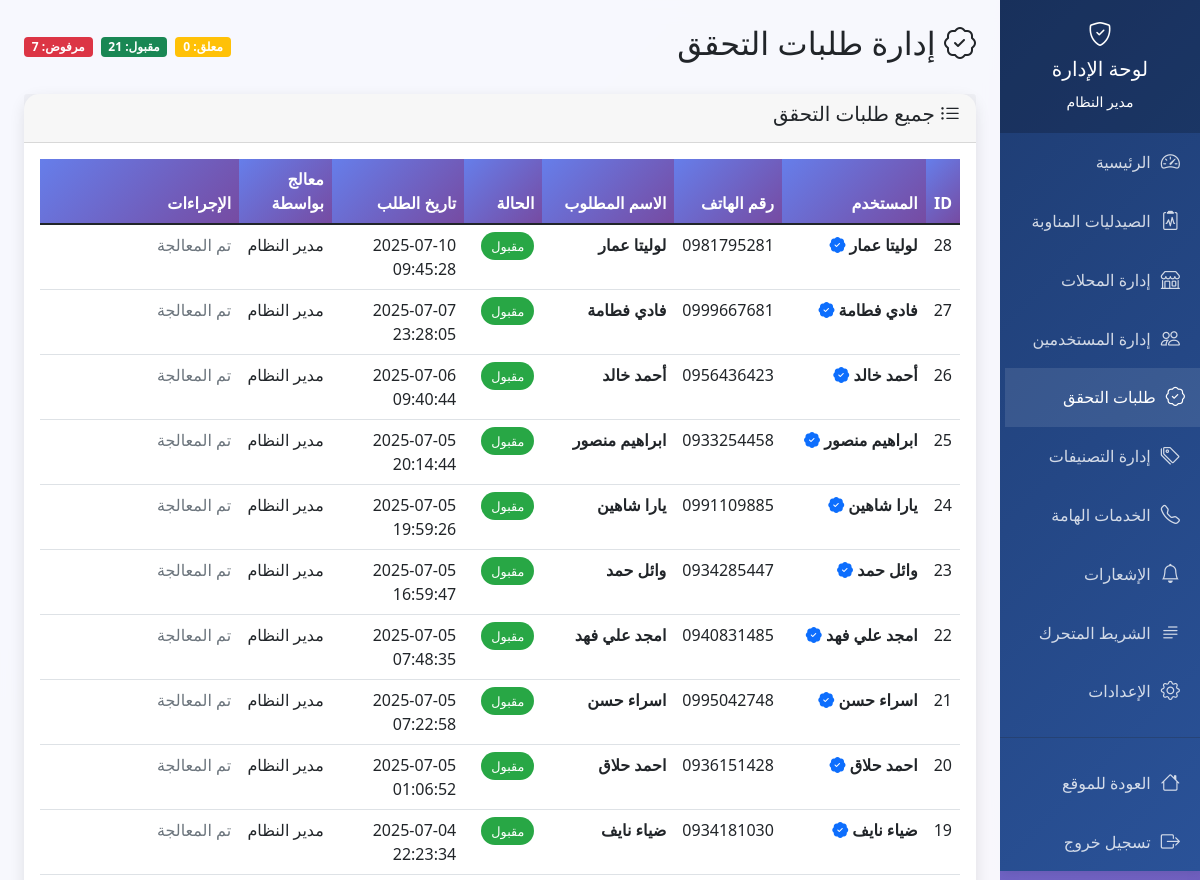
Page /admin/verification-requests (signed in, upper part) on the earlier database version.
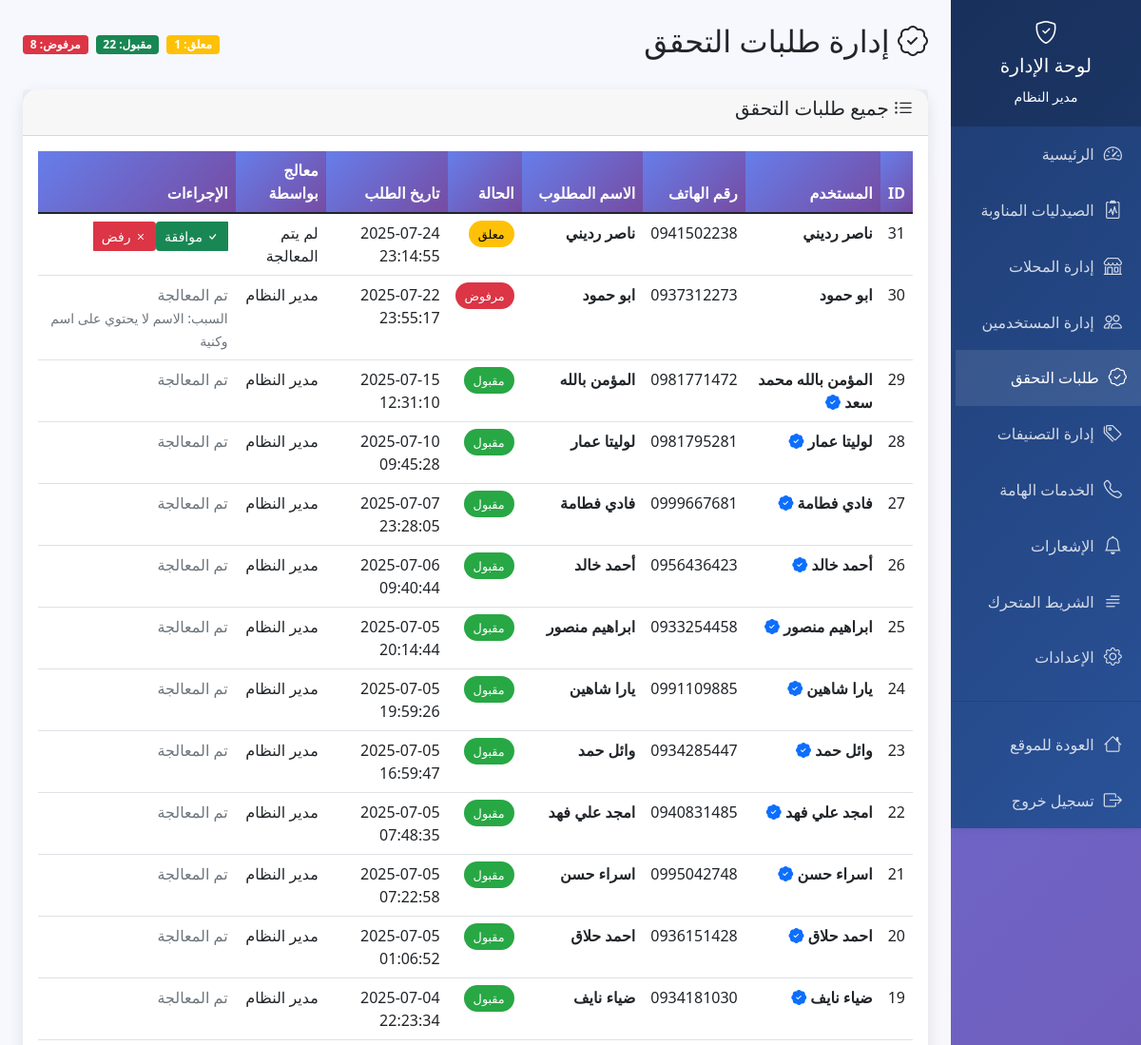
Same page on the later database version.
### tables this page shows
CREATE TABLE users (
            id INTEGER PRIMARY KEY AUTOINCREMENT,
            full_name TEXT NOT NULL,
            phone TEXT UNIQUE NOT NULL,
            password_hash TEXT NOT NULL,
            is_active BOOLEAN DEFAULT 1,
            is_admin BOOLEAN DEFAULT 0,
            created_at TIMESTAMP DEFAULT CURRENT_TIMESTAMP
        , total_points INTEGER DEFAULT 0, is_verified BOOLEAN DEFAULT 0, can_edit_name BOOLEAN DEFAULT 1);

CREATE TABLE verification_requests (
            id INTEGER PRIMARY KEY AUTOINCREMENT,
            user_id INTEGER NOT NULL,
            full_name TEXT NOT NULL,
            status TEXT DEFAULT 'pending',
            admin_notes TEXT,
            requested_at TIMESTAMP DEFAULT CURRENT_TIMESTAMP,
            processed_at TIMESTAMP,
            processed_by INTEGER,
            FOREIGN KEY (user_id) REFERENCES users (id) ON DELETE CASCADE,
            FOREIGN KEY (processed_by) REFERENCES users (id)
        );

### app.py (the view)
@app.route('/admin/verification-requests')
def admin_verification_requests():
    if 'user_id' not in session or not session.get('is_admin'):
        flash('ليس لديك صلاحية للوصول لهذه الصفحة', 'error')
        return redirect(url_for('index'))
    conn = sqlite3.connect('hussainiya_stores.db')
    cursor = conn.cursor()
    cursor.execute('''
        SELECT vr.id, vr.user_id, vr.full_name, vr.status, vr.admin_notes,
               datetime(vr.requested_at, '+3 hours') as requested_at_damascus,
               u.full_name as user_name, u.phone, u.is_verified,
               admin_user.full_name as processed_by_name,
               datetime(vr.processed_at, '+3 hours') as processed_at_damascus
        FROM verification_requests vr
        LEFT JOIN users u ON vr.user_id = u.id
        LEFT JOIN users admin_user ON vr.processed_by = admin_user.id
        ORDER BY vr.requested_at DESC
    ''')
    verification_requests_raw = cursor.fetchall()
    verification_requests = []
    for row in verification_requests_raw:
        verification_requests.append((
            row[0],  # id
            row[1],  # user_id
            row[2],  # full_name (الاسم المطلوب)
            row[3],  # status
            row[4],  # admin_notes
            row[5],  # requested_at_damascus
            row[6],  # user_name
            row[7],  # phone
            row[8],  # is_verified
            row[9],  # processed_by_name
            row[10] # processed_at_damascus
        ))
    cursor.execute('SELECT COUNT(*) FROM verification_requests WHERE status = "pending"')
    pending_requests = cursor.fetchone()[0]
    cursor.execute('SELECT COUNT(*) FROM verification_requests WHERE status = "approved"')
    approved_requests = cursor.fetchone()[0]
    cursor.execute('SELECT COUNT(*) FROM verification_requests WHERE status = "rejected"')
    rejected_requests = cursor.fetchone()[0]
    conn.close()
    stats = {
        'pending_requests': pending_requests,
        'approved_requests': approved_requests,
        'rejected_requests': rejected_requests
    }
    return render_template('admin_verification_requests.html',
                         verification_requests=verification_requests,
                         stats=stats)

### app.py (called while the page is built, shortened)
@app.before_request
def check_maintenance_mode():
    if request.endpoint and (request.endpoint.startswith('admin_') or
                           request.endpoint == 'login' or
                           request.endpoint == 'logout' or
                           request.endpoint == 'register' or
                           request.endpoint == 'welcome' or
                           request.endpoint == 'save_settings'):
        return

@app.context_processor
def inject_user_info():
    user_verification_status = False
    user_can_edit_name = True
    if 'user_id' in session:
        try:
            conn = sqlite3.connect('hussainiya_stores.db')
            cursor = conn.cursor()
            cursor.execute('SELECT is_verified, can_edit_name FROM users WHERE id = ?', (session['user_id'],))
            result = cursor.fetchone()
            if result:
                user_verification_status = bool(result[0])
                user_can_edit_name = bool(result[1])
            conn.close()
        except Exception as e:
            print(f"خطأ في الحصول على معلومات التحقق: {e}")
    return dict(
        user_verification_status=user_verification_status,
        user_can_edit_name=user_can_edit_name
    )

### templates/admin_verification_requests.html (shortened to what this page needs)
<!DOCTYPE html>
<html lang="ar" dir="rtl">
<head>
    <link href="https://cdn.jsdelivr.net/npm/bootstrap@5.1.3/dist/css/bootstrap.min.css" rel="stylesheet">
    <link href="https://cdn.jsdelivr.net/npm/bootstrap-icons@1.7.2/font/bootstrap-icons.css" rel="stylesheet">
</head>
<body>
    <div class="row g-0">
        <div class="col-md-2">
            <div class="admin-sidebar">
                <div class="sidebar-header">
                    <h4><i class="bi bi-shield-check"></i></h4>
                    <h5>لوحة الإدارة</h5>
                    <small>{{ session.user_name }}</small>
                </div>
                <nav class="sidebar-menu">
                    <a href="{{ url_for('admin_dashboard') }}" class="nav-link">
                        <i class="bi bi-speedometer2"></i>
                        الرئيسية
                    </a>
                    <a href="{{ url_for('admin_duty_pharmacies') }}" class="nav-link">
                        <i class="bi bi-clipboard2-pulse"></i>
                        الصيدليات المناوبة
                    </a>
                    <a href="{{ url_for('admin_stores') }}" class="nav-link">
                        <i class="bi bi-shop"></i>
                        إدارة المحلات
                    </a>
                    <a href="{{ url_for('admin_users') }}" class="nav-link">
                        <i class="bi bi-people"></i>
                        إدارة المستخدمين
                    </a>
                    <a href="{{ url_for('admin_verification_requests') }}" class="nav-link active">
                        <i class="bi bi-patch-check"></i>
                        طلبات التحقق
                    </a>
                    <a href="{{ url_for('admin_categories') }}" class="nav-link">
                        <i class="bi bi-tags"></i>
                        إدارة التصنيفات
                    </a>
                    <a href="{{ url_for('admin_services') }}" class="nav-link">
                        <i class="bi bi-telephone"></i>
                        الخدمات الهامة
                    </a>
                    <a href="{{ url_for('admin_notifications') }}" class="nav-link">
                        <i class="bi bi-bell"></i>
                        الإشعارات
                    </a>
                    <a href="{{ url_for('admin_ticker') }}" class="nav-link">
                        <i class="bi bi-text-paragraph"></i>
                        الشريط المتحرك
                    </a>
                    <a href="{{ url_for('admin_settings') }}" class="nav-link">
                        <i class="bi bi-gear"></i>
                        الإعدادات
                    </a>
                    <hr class="my-3" style="border-color: rgba(255,255,255,0.2);">
                    <a href="{{ url_for('index') }}" class="nav-link">
                        <i class="bi bi-house"></i>
                        العودة للموقع
                    </a>
                    <a href="{{ url_for('logout') }}" class="nav-link">
                        <i class="bi bi-box-arrow-right"></i>
                        تسجيل خروج
                    </a>
                </nav>
            </div>
        </div>
        <div class="col-md-10">
            <div class="admin-content p-4">
                <div class="d-flex justify-content-between align-items-center mb-4">
                    <h2><i class="bi bi-patch-check"></i> إدارة طلبات التحقق</h2>
                    <div class="d-flex gap-2">
                        <span class="badge bg-warning">معلق: {{ stats.pending_requests }}</span>
                        <span class="badge bg-success">مقبول: {{ stats.approved_requests }}</span>
                        <span class="badge bg-danger">مرفوض: {{ stats.rejected_requests }}</span>
                    </div>
                </div>
                <div class="card">
                    <div class="card-header">
                        <h5><i class="bi bi-list-ul"></i> جميع طلبات التحقق</h5>
                    </div>
                    <div class="card-body">
                        {% if verification_requests %}
                        <div class="table-responsive">
                            <table class="table table-hover">
                                <thead>
                                    <tr>
                                        <th>ID</th>
                                        <th>المستخدم</th>
                                        <th>رقم الهاتف</th>
                                        <th>الاسم المطلوب</th>
                                        <th>الحالة</th>
                                        <th>تاريخ الطلب</th>
                                        <th>معالج بواسطة</th>
                                        <th>الإجراءات</th>
                                    </tr>
                                </thead>
                                <tbody>
                                    {% for request in verification_requests %}
                                    <tr>
                                        <td>{{ request[0] }}</td>
                                        <td>
                                            <strong>{{ request[6] }}</strong>
                                            {% if request[8] %}
                                                <i class="bi bi-patch-check-fill text-primary" title="محقق"></i>
                                            {% endif %}
                                        </td>
                                        <td>{{ request[7] }}</td>
                                        <td><strong>{{ request[2] }}</strong></td>
                                        <td>
                                            {% if request[3] == 'pending' %}
                                                <span class="status-badge status-pending">معلق</span>
                                            {% elif request[3] == 'approved' %}
                                                <span class="status-badge status-approved">مقبول</span>
                                            {% elif request[3] == 'rejected' %}
                                                <span class="status-badge status-rejected">مرفوض</span>
                                            {% endif %}
                                        </td>
                                        <td>
                                            {% if request[5] %}
                                                {{ request[5][:19].replace('T', ' ') if request[5] else 'غير محدد' }}
                                            {% else %}
                                                غير محدد
                                            {% endif %}
                                        </td>
                                        <td>{{ request[9] or 'لم يتم المعالجة' }}</td>
                                        <td>
                                            {% if request[3] == 'pending' %}
                                            <div class="btn-group">
                                                <a href="{{ url_for('approve_verification_request', request_id=request[0]) }}"
                                                   class="btn btn-success btn-sm"
                                                   onclick="return confirm('هل تريد الموافقة على طلب التحقق؟')">
                                                    <i class="bi bi-check"></i> موافقة
                                                </a>
                                                <a href="{{ url_for('reject_verification_page', request_id=request[0]) }}"
                                                   class="btn btn-danger btn-sm">
                                                    <i class="bi bi-x"></i> رفض
                                                </a>
                                            </div>
                                            {% else %}
                                            <span class="text-muted">تم المعالجة</span>
                                            {% if request[4] %}
                                                <br><small class="text-muted">السبب: {{ request[4] }}</small>
                                            {% endif %}
                                            {% endif %}
                                        </td>
                                    </tr>
                                    {% endfor %}
                                </tbody>
                            </table>
                        </div>
                        {% else %}
                        <div class="text-center py-5">
                            <i class="bi bi-patch-check" style="font-size: 3rem; color: #ccc;"></i>
                            <h5 class="mt-3 text-muted">لا توجد طلبات تحقق</h5>
                        </div>
                        {% endif %}
                    </div>
                </div>
            </div>
        </div>
    </div>
</body>
</html>

### templates/admin_verification_requests.html (style rules this page uses)
body { font-family: 'Segoe UI', Tahoma, Geneva, Verdana, sans-serif; background: linear-gradient(135deg, #667eea 0%, #764ba2 100%); min-height: 100vh; }
.admin-sidebar { background: linear-gradient(135deg, #1e3c72 0%, #2a5298 100%); min-height: 100vh; box-shadow: 2px 0 10px rgba(0,0,0,0.1); }
.admin-content { background: rgba(255,255,255,0.95); min-height: 100vh; backdrop-filter: blur(10px); }
.sidebar-header { background: rgba(0,0,0,0.2); padding: 20px; text-align: center; color: white; }
.sidebar-menu .nav-link { color: rgba(255,255,255,0.8); padding: 15px 20px; border: none; border-radius: 0; transition: all 0.3s ease; display: flex; align-items: center; }
.sidebar-menu .nav-link:hover, .sidebar-menu .nav-link.active { background: rgba(255,255,255,0.1); color: white; transform: translateX(5px); }
.sidebar-menu .nav-link i { margin-left: 10px; font-size: 1.2em; }
.card { border: none; border-radius: 15px; box-shadow: 0 5px 15px rgba(0,0,0,0.1); }
.table th { background: linear-gradient(135deg, #667eea 0%, #764ba2 100%); color: white; border: none; }
.status-badge { padding: 5px 10px; border-radius: 20px; font-size: 0.8em; }
.status-pending { background: #ffc107; color: #000; }
.status-approved { background: #28a745; color: white; }
.status-rejected { background: #dc3545; color: white; }

Differences in the rows shown:
added verification_requests: id "31", full_name "ناصر رديني", phone "0941502238", status "معلق", request "2025-07-24 23:14:55", request "لم يتم المعالجة"
added verification_requests: id "30", full_name "ابو حمود", phone "0937312273", status "مرفوض", request "2025-07-22 23:55:17", full_name "مدير النظام", admin_notes "الاسم لا يحتوي على اسم وكنية"
added verification_requests: id "29", full_name "المؤمن بالله محمد سعد", phone "0981771472", full_name "المؤمن بالله", status "مقبول", request "2025-07-15 12:31:10", full_name "مدير النظام"
Other differences:
{{ stats.pending_requests }}: "0" → "1"
{{ stats.approved_requests }}: "21" → "22"
{{ stats.rejected_requests }}: "7" → "8"
